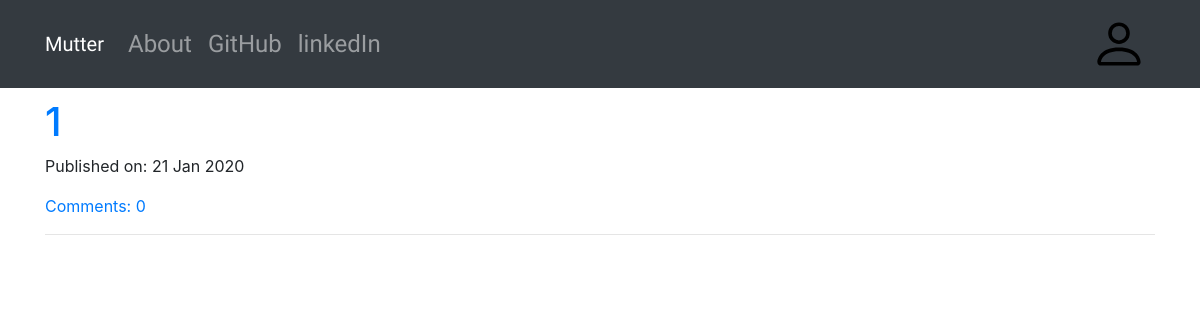
/, run on an earlier commit of the app's database.
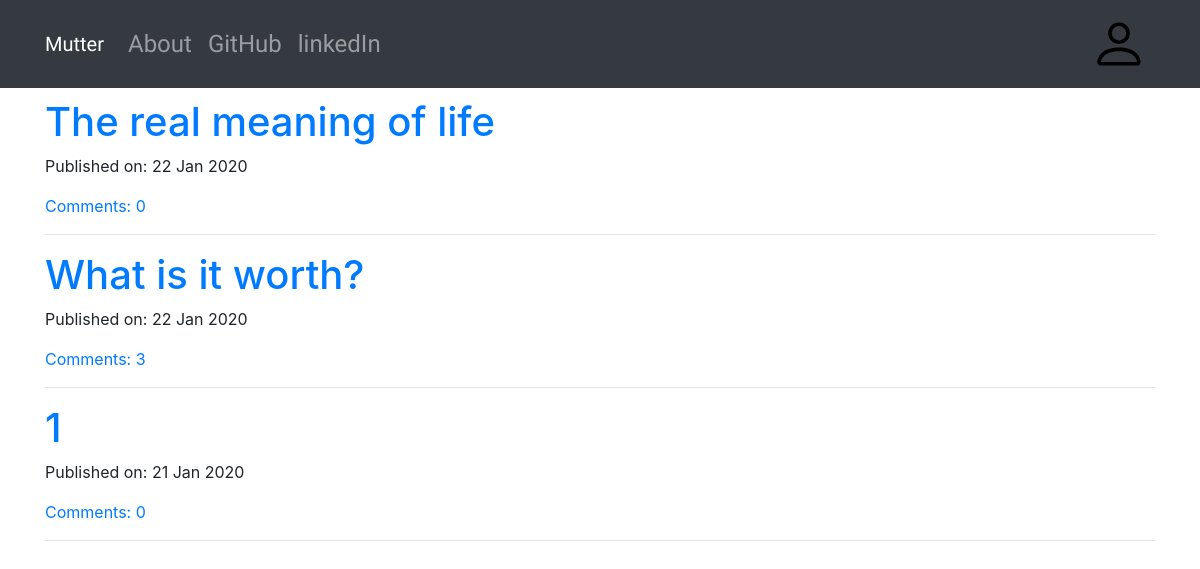
And on a later commit of the database.
### blog/models.py (models this page shows, shortened)
class Post(models.Model):
    author = models.ForeignKey('auth.User', on_delete=models.CASCADE)
    title = models.CharField(max_length=200)
    text = models.TextField()
    create_date = models.DateTimeField(default=timezone.now)
    published_date = models.DateTimeField(blank=True, null=True)
    def approve_comments(self):
        return self.comments.filter(approved_comment=True)

### blog/views.py (the view)
# urls.py: path('', views.PostListView.as_view(), name='post_list'),
class PostListView(ListView):
    model = Post
    def get_queryset(self):
        return Post.objects.filter(published_date__lte=timezone.now()).order_by('-published_date')

### blog/templates/blog/post_list.html
{% extends "blog/base.html" %}
{% block body_block %}
    <div class="centerstage">
        {% for post in post_list %}
        <div class="post">
            <h1 class="loader"><a href="{% url 'post_detail' pk=post.pk %}">{{ post.title }}</a></h1>
            <div class="date">
                <p>Published on: {{ post.published_date|date:"d M Y" }}</p>
            </div>
            <a href="{% url 'post_detail' pk=post.pk %}">Comments: {{post.approve_comments.count }} </a>
        </div>
        <hr>
        {% empty %}
        <h1>No post yet!</h1>
        {% endfor %}
    </div>
{% endblock %}

### blog/templates/blog/base.html (shortened to what this page needs)
<!DOCTYPE html>
{% load staticfiles %}
<html lang="en">
<head>
    <link rel="stylesheet" href="https://stackpath.bootstrapcdn.com/bootstrap/4.4.1/css/bootstrap.min.css">
    <link rel="stylesheet" href="//cdn.jsdelivr.net/npm/medium-editor@latest/dist/css/medium-editor.min.css" type="text/css" media="screen" charset="utf-8">
    <link rel="stylesheet" href="{% static 'css/blog.css' %}">
</head>
<body>
    <nav class="navbar navbar-expand-lg navbar-dark bg-dark techfont custom-navbar">
        <div class="container">
            <a class="navbar-brand" href="{% url 'post_list' %}">Mutter</a>
            <ul class="nav navbar-nav mr-auto">
                <li class="nav-item"><a class="nav-link" href="{% url 'about' %}">About</a></li>
                <li class="nav-item"><a class="nav-link" href="https://www.github.com">GitHub</a></li class="nav-item">
                <li class="nav-item"><a class="nav-link" href="https://www.linkedin.com">linkedIn</a></li>
            </ul>
            <ul class="nav navbar-nav ml-auto">
                {% if user.is_authenticated %}
                <li class="nav-item">
                    <a class="nav-link" href="{% url 'post_new' %}">New Post</a class="nav-link">
                </li>
                <li class="nav-item">
                    <a class="nav-link" href="{% url 'post_draft_list' %}">Draft</a class="nav-link">
                </li>
                <li class="nav-item">
                    <a class="nav-link" href="{% url 'logout' %}">Log Out</a class="nav-link">
                </li>
                <li class="nav-item">
                    <a class="nav-link" href="#">Welcome: {{user.username}}</a class="nav-link">
                </li>
                {% else %}
                <li class="nav-item">
                    <a class="nav mr-auto" href="{% url 'login' %}">
                    </a>
                </li>
                {% endif %}
            </ul>
        </div>
    </nav>
    <div class="content container">
        <div class="row">
            <div class="col-md-8 col-lg-12">
                <div class="blog_posts">
                    {% block body_block %}
                    {% endblock %}
                </div>
            </div>
        </div>
    </div>
</body>
</html>

### blog/static/css/blog.css (style rules this page uses)
svg { color: black; }
.techfont { font-family: 'Russo One', sans-serif; font-size: 1.5em; margin-bottom: 10px; }
.centerstage { margin-left: auto; margin-right: auto; }
.loader { filter:hue-rotate(0deg); color:linear-gradient(45deg,#0f8,#08f); animation:hue 10000ms infinite linear; }

What changed in the data, as far as the page shows it:
added Post: title "The real meaning of life", published_date "22 Jan 2020", approve_comments.count "0"
added Post: title "What is it worth?", published_date "22 Jan 2020", approve_comments.count "3"
